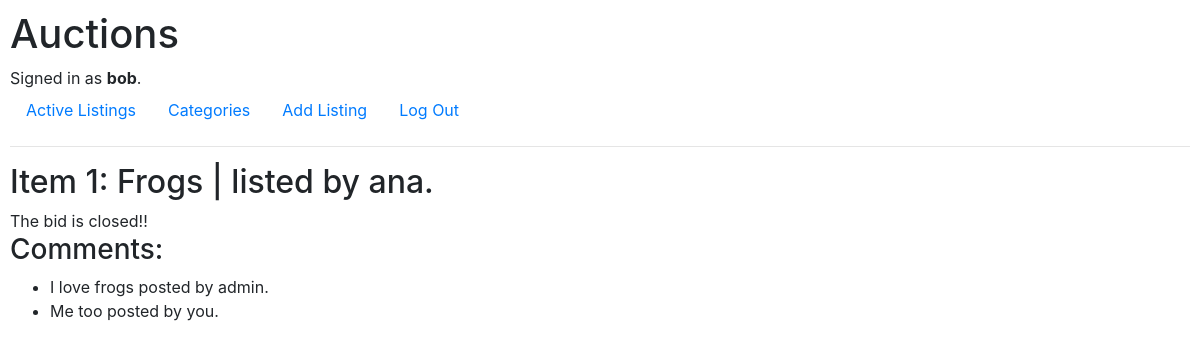
The page /item/1 (signed in) on the database its author committed.
### auctions/models.py (models this page shows, shortened)
class User(AbstractUser):
    listing = models.ManyToManyField('Listing', blank=True, related_name='watchers')

class Listing(models.Model):
    user = models.ForeignKey(User, on_delete=models.CASCADE, related_name='listings')
    category = models.ForeignKey(Category, on_delete=models.CASCADE, related_name='listings', default=1)
    title = models.CharField(max_length=32)
    description = models.CharField(max_length=640, blank=True)
    image_url = models.URLField(max_length=200, blank=True)
    start_bid = models.DecimalField(max_digits=7, decimal_places=2)
    current_price = models.DecimalField(max_digits=7, decimal_places=2)
    closed = models.BooleanField(default=False)

class Comment(models.Model):
    listing = models.ForeignKey('Listing', on_delete=models.CASCADE, related_name='comments')
    user = models.ForeignKey(User, on_delete=models.CASCADE, related_name='comments')
    comment = models.TextField()

### auctions/views.py (the view, shortened to what this page needs)
# urls.py: path('item/<int:item_id>', views.item, name='item'),
@login_required(login_url='/login')
def item(request, item_id):
    item = Listing.objects.get(pk=item_id)
    bid = Bid.objects.filter(listing=item_id).order_by('-bid').first()
    comments = Comment.objects.filter(listing=item_id)
    watchers = item.watchers.all()
    if item.watchers.filter(username=request.user):
        watching = True
    else:
        watching = False
    if request.method == 'POST':
        if request.POST['action'] == 'Bid':
            form_bid = NewBid(request.POST)
            if form_bid.is_valid():
                if form_bid.cleaned_data['bid'] <= item.current_price:
                    messages.error(request, f"Your bid needs to be at least {item.current_price} high.")
                    return render(request, 'auctions/item.html', {
                        'item': item,
                        'bid': bid,
                        'form_bid': form_bid,
                        'comments': comments,
                        'form_comment': NewComment(),
                })
                else:
                    new_bid = Bid()
                    new_bid.bid = form_bid.cleaned_data['bid']
                    new_bid.listing = item
                    new_bid.user = request.user
                    new_bid.save()
                    item.current_price = form_bid.cleaned_data['bid']
                    item.save()
        elif request.POST['action'] == 'Comment':
            form_comment = NewComment(request.POST)
            if form_comment.is_valid():
                new_comment = Comment()
                new_comment.comment = form_comment.cleaned_data['comment']
                new_comment.listing = item
                new_comment.user = request.user
                new_comment.save()
        elif request.POST['action'] == 'Close':
            item.closed = True
            item.save()
        return HttpResponseRedirect(reverse('item', args=(item_id, )))
    else:
        if item.closed:
            return render(request, 'auctions/item_closed.html', {
            'item': item,
            'bid': bid,
            'comments': comments,
            })

### auctions/templates/auctions/item_closed.html (shortened to what this page needs)
{% extends "auctions/item.html" %}
{% block status %}
The bid is closed!!
{% endblock %}

### auctions/templates/auctions/item.html (shortened to what this page needs)
{% extends "auctions/layout.html" %}
{% block body %}
<h2>Item {{ item.id }}: {{ item.title }} | listed by {{ item.user }}.</h2>
{% block status %}{% endblock %}
<h3>Comments:</h3>
<ul>
  {% for comment in comments %}
  <li>
    {{ comment.comment }} posted by
    {% if comment.user == user %}you{% else %}{{ comment.user }}{% endif %}.
  </li>
  {% endfor %}
</ul>
{% endblock %}

### auctions/templates/auctions/layout.html (shortened to what this page needs)
{% load static %}
<!DOCTYPE html>
<html lang="en">
<head>
    <link rel="stylesheet" href="https://stackpath.bootstrapcdn.com/bootstrap/4.4.1/css/bootstrap.min.css"
>
    <link href="{% static 'auctions/styles.css' %}" rel="stylesheet">
</head>
<body>
    <h1>Auctions</h1>
    <div>
        {% if user.is_authenticated %}
        Signed in as <strong>{{ user.username }}</strong>.
        {% else %}
        Not signed in.
        {% endif %}
    </div>
    <ul class="nav">
        <li class="nav-item">
            <a class="nav-link" href="{% url 'index' %}">Active Listings</a>
        </li>
        <li class="nav-item">
            <a class="nav-link" href="{% url 'categories' %}">Categories</a>
        </li>
        {% if user.is_authenticated %}
        <li class="nav-item">
            <a class="nav-link" href="{% url 'add' %}">Add Listing</a>
        </li>
        <li class="nav-item">
            <a class="nav-link" href="{% url 'logout' %}?next={{request.path}}">Log Out</a>
        </li>
        {% endif %}
    </ul>
    <hr>
    {% block body %}
    {% endblock %}
</body>
</html>

### auctions/static/auctions/styles.css (style rules this page uses)
body { padding: 10px; }

### rows shown on the page
User: username "bob"
Listing: id "1", title "Frogs", user "ana"
Comment: comment "I love frogs", user "admin"
Comment: comment "Me too", shows "you"
